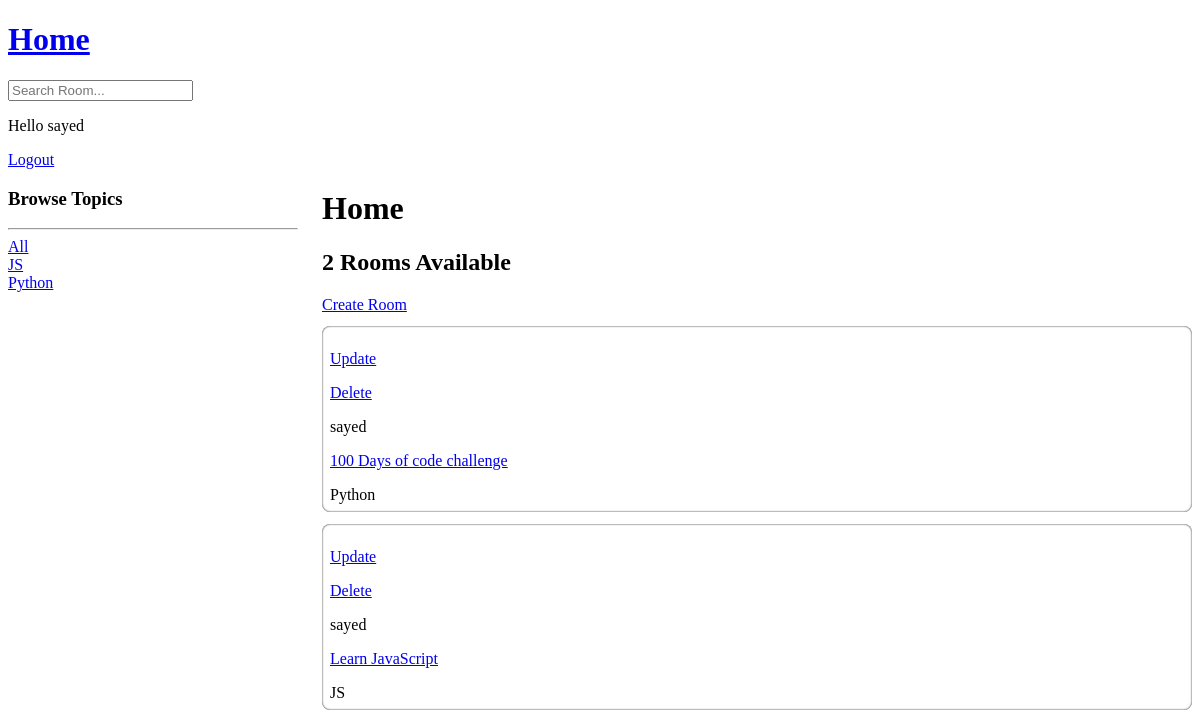
The app's page / (signed in), older data.
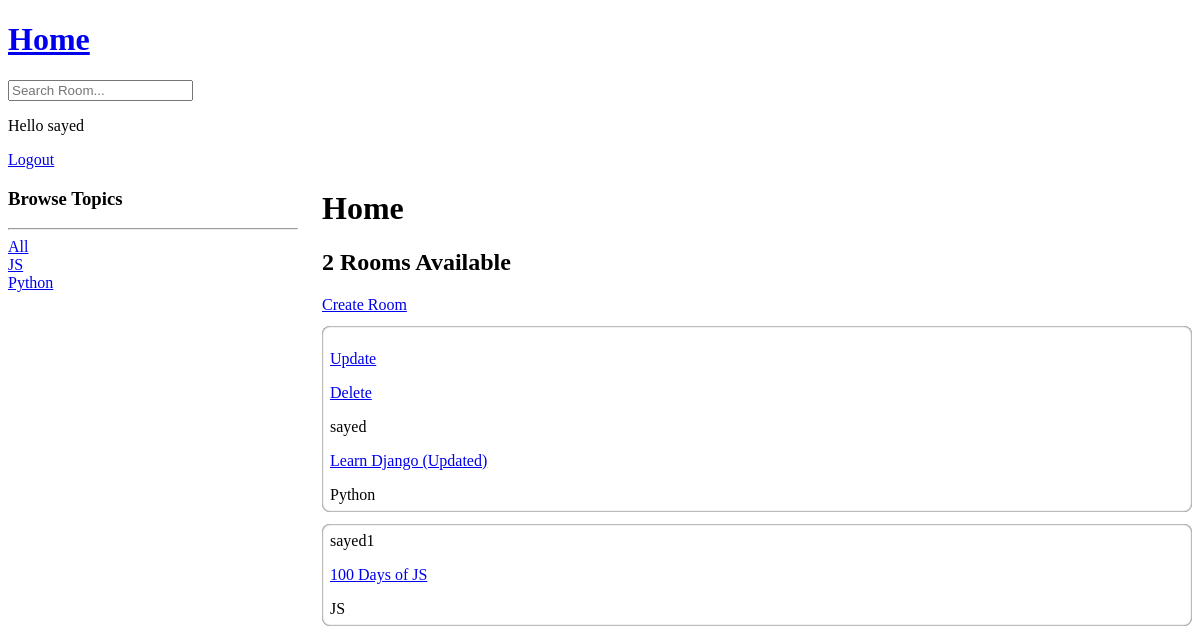
The same page, newer data.
### base/models.py (models this page shows, shortened)
class Topic(models.Model):
  name = models.CharField(max_length=200)

class Room(models.Model):
  host = models.ForeignKey(User,on_delete=models.SET_NULL,null=True)
  topic= models.ForeignKey(Topic,on_delete=models.SET_NULL,null=True)
  name=models.CharField(max_length=200)
  description=models.TextField(null=True,blank=True)
  updated = models.DateTimeField(auto_now=True)
  created = models.DateTimeField(auto_now_add=True)

### base/views.py (the view)
# urls.py: path('', views.Home, name='home'),
def Home(request):
  q = request.GET.get('q') if request.GET.get('q') != None else ''
  rooms = Room.objects.filter(
    Q(topic__name__icontains = q)
    | Q(name__icontains = q )|
    Q(description__icontains = q )
    ).order_by('-updated','-created')
  room_count = rooms.count()
  topics = Topic.objects.all()
  context = {
    'all_rooms': rooms,
    'all_topics': topics,
    'room_count': room_count
  }
  template = loader.get_template('base/home.html')
  return HttpResponse(template.render(context,request))

### base/templates/base/home.html (shortened to what this page needs)
{% extends 'main.html' %} {% block content %}
<div class="container">
  <div>
    <h3>Browse Topics</h3>
    <hr />
    <div>
      <a href="{% url 'home' %}">All</a>
    </div>
    {% for topic in all_topics%}
    <div>
      <a href="{%url 'home'%}?q={{topic.name}} ">{{topic.name}}</a>
    </div>
    {%endfor%}
  </div>
  <div>
    <h1>Home</h1>
    <h2>{{room_count}} Rooms Available</h2>
    <a href="{% url 'create-room' %}">Create Room</a>
    {% for room in all_rooms %}
    <div
      style="
        margin: 12px 0;
        box-shadow: inset 0 0 2px black;
        padding: 8px;
        border-radius: 8px;
      "
    >
      {% if request.user == room.host%}
      <a href="{% url 'update-room' room.id %}"><p>Update</p></a>
      <a href="{% url 'delete-room' room.id %}"><p>Delete</p></a>
      {%endif%}
      <span>{{room.host.username}}</span>
      <p><a href="{% url 'room-details' room.id %}">{{ room.name }}</a></p>
      <span>{{room.topic.name}}</span>
    </div>
    {% endfor %}
  </div>
</div>
{% endblock %}

Row changes from the older to the newer data that the page shows:
removed Room: shows "Update", host.username "sayed", name "100 Days of code challenge", topic.name "Python"
changed Room "sayed": name "Learn JavaScript" → "Learn Django (Updated)"; topic.name "JS" → "Python"
added Room: host.username "sayed1", name "100 Days of JS", topic.name "JS"
